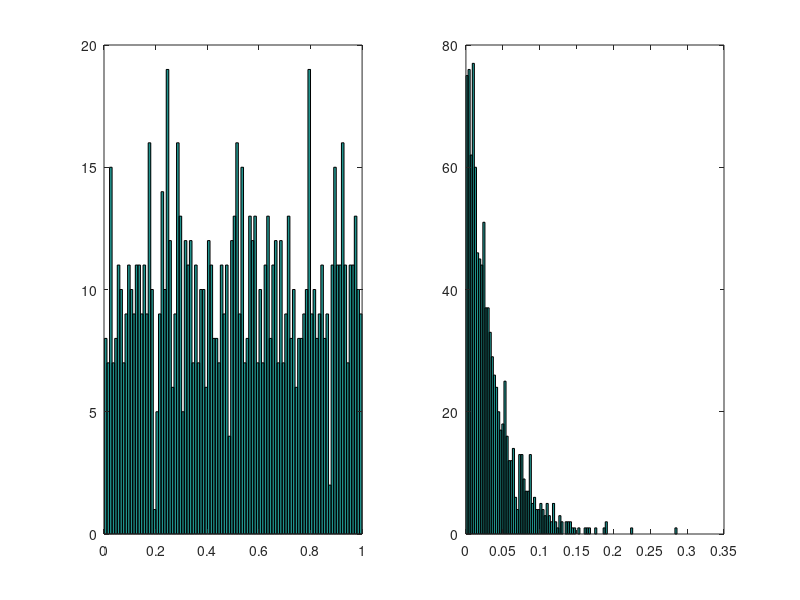
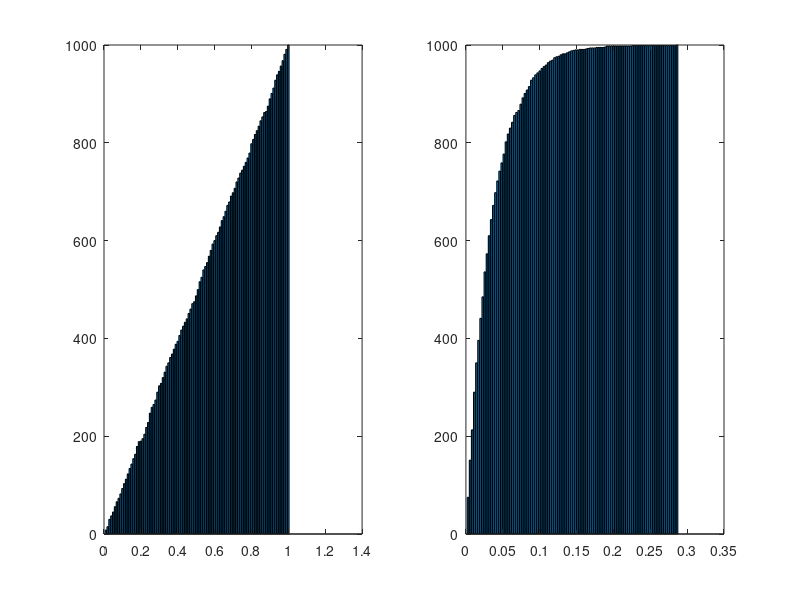
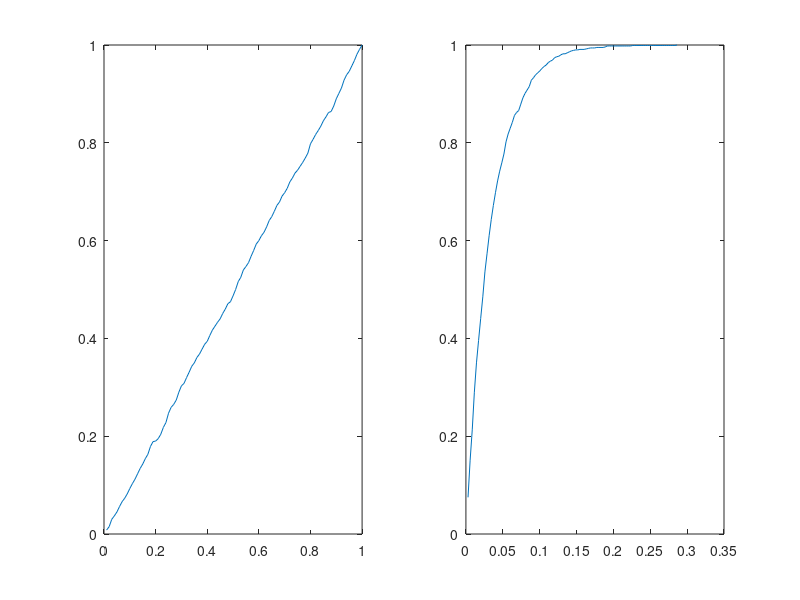
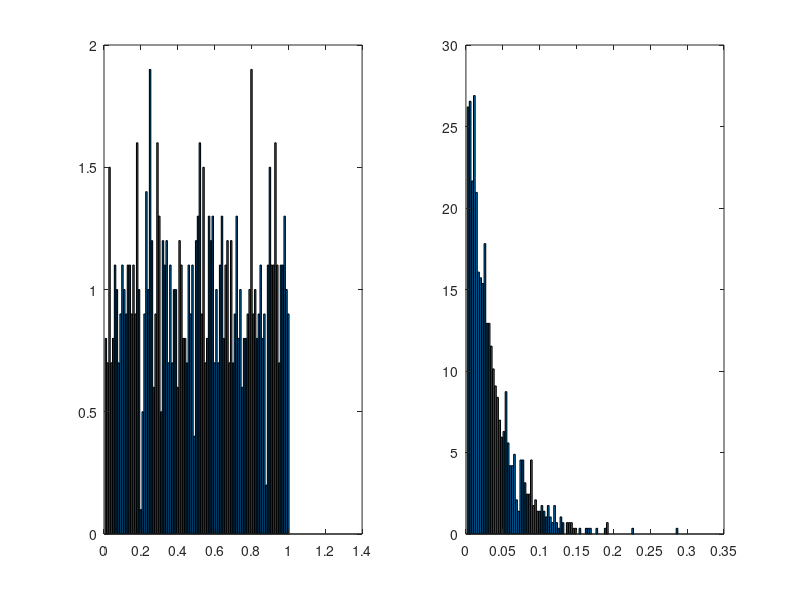

MATLAB code for these plots, in order:
N = 1000;
v = 30;  % Average spike rate (Hz)
hist_steps = 100;

xi = rand(1, N);
ti = -(1/v) * log(1-xi); % spike intervals (s)

xi = sort(xi);
ti = sort(ti);

% calc step vectors
dx = 1/hist_steps;
Dx = 0+dx:dx:1;
dt = max(ti)/(hist_steps);
Dt = 0+dt:dt:max(ti);

% plot hist figures
figure(1);
subplot(1,2,1)
hist(xi, hist_steps);
[n_xi m] = hist(xi, hist_steps);
subplot(1,2,2)
hist(ti, hist_steps);
[n_ti k] = hist(ti, hist_steps);

% sum up percentiles
% [n_xi m] = hist(xi, 100);
% [n_ti k] = hist(ti, 100);

c_xi = cumsum(n_xi);
c_ti = cumsum(n_ti);

figure(2);
subplot(1,2,1)
bar(Dx, c_xi);
subplot(1,2,2)
bar(Dt, c_ti);


figure(3);
subplot(1,2,1)
plot(Dx, c_xi/N);
subplot(1,2,2);
plot(Dt, c_ti/N);


figure(4);
subplot(1,2,1)
bar(Dx, (n_xi/N)/dx)   % Probability Density
subplot(1,2,2)
bar(Dt , (n_ti/N)/(dt))


Px=(n_xi/N)/dx;  % Probability Density for x
Pt=((n_ti/N)/(dt)); % Pron Denst for spike int

Sk=[];
for i=1:hist_steps
    Sk(i)=1-sum(Pt(1:i))*dt;      % Survivor Function
end

figure(5);
subplot(1,2,1)
plot(Dt,Sk)
axis([0 Dt(length(Dt)) 0 1 ])
subplot(1,2,2)
haz=Pt./Sk;
plot(Dt, haz)